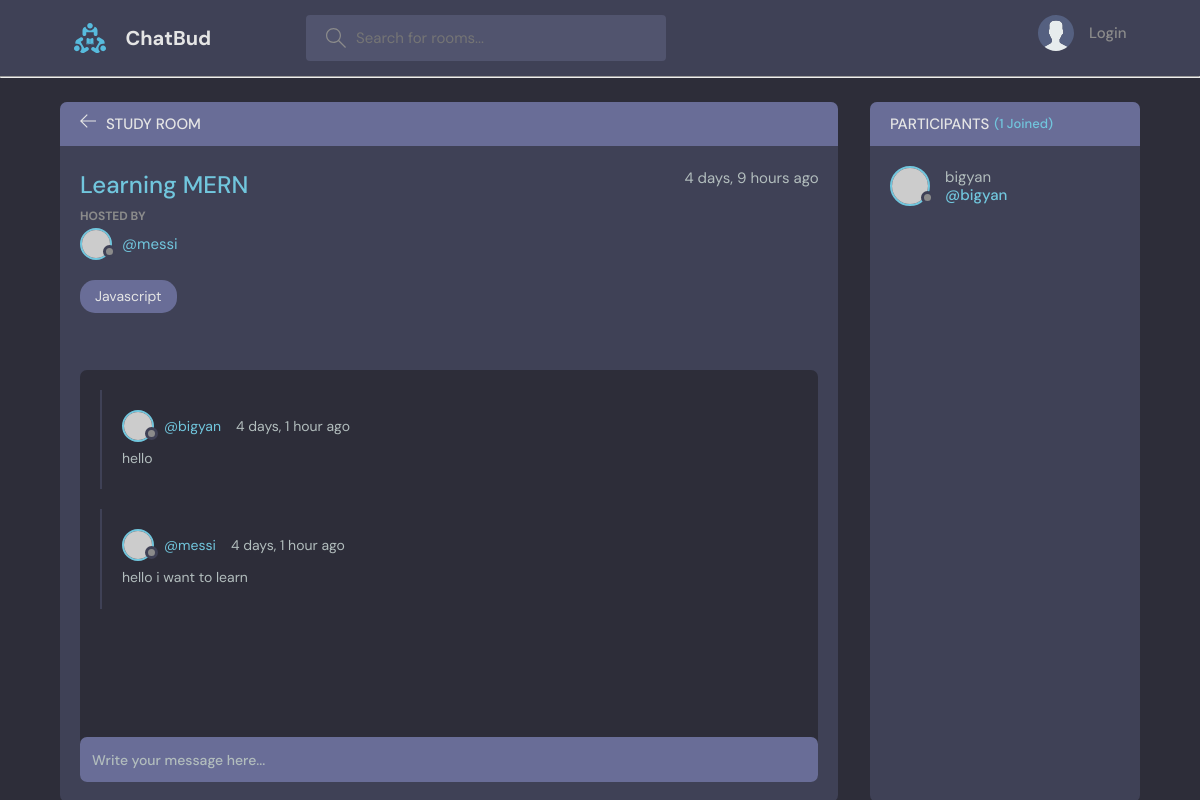
The page /room/4/ on the database its author committed.
### chatapp/models.py (models this page shows, shortened)
class Room(models.Model):
    host = models.ForeignKey(User,on_delete=models.SET_NULL,null=True)
    topic = models.ForeignKey(Topic,on_delete=models.SET_NULL,null=True)
    name = models.CharField(max_length=200)
    description = models.TextField(null=True)
    participants = models.ManyToManyField(User,related_name='participants',blank=True) # here host is already connecting with User, so we give a related name to use.
    updated = models.DateTimeField(auto_now=True) # auto_now picks the time when the new data gets updated
    created = models.DateTimeField(auto_now_add=True) # whereas, auto_now_add saves the time when the data is created, hence it stays same for a particular data.
    class Meta:
        ordering = ['-updated','-created']

class Topic(models.Model):
    name = models.CharField(max_length=200)
    def __str__(self):
        return self.name

class Message(models.Model):
    user = models.ForeignKey(User,on_delete=models.CASCADE)
    room = models.ForeignKey(Room,on_delete=models.CASCADE) #on_delete=models.CASCADE ensures that when a room is deleted then the messages gets deleted as well.
    body = models.TextField()
    updated = models.DateTimeField(auto_now=True)
    created = models.DateTimeField(auto_now_add=True)
    class Meta:
        ordering = ['-updated','-created']

### chatapp/views.py (the view, shortened to what this page needs)
# urls.py: path('room/<str:pk>/',views.room,name='room'),
def room(request,pk):
    room = Room.objects.get(id=pk)
    room_messages = room.message_set.all() #basically we are saying to give the child messages of the parent room
    participants = room.participants.all()
    context = {'room':room,'room_messages':room_messages,'participants':participants}
    return render(request,'chatapp/room.html',context)

### chatapp/templates/chatapp/room.html (shortened to what this page needs)
   {% extends 'main.html' %}
   {% block content %}
   <main class="profile-page layout layout--2">
      <div class="container">
        <div class="room">
          <div class="room__top">
            <div class="room__topLeft">
              <a href="{% url 'index' %}">
                <svg version="1.1" xmlns="http://www.w3.org/2000/svg" width="32" height="32" viewBox="0 0 32 32">
                  <title>arrow-left</title>
                  <path
                    d="M13.723 2.286l-13.723 13.714 13.719 13.714 1.616-1.611-10.96-10.96h27.625v-2.286h-27.625l10.965-10.965-1.616-1.607z"
                  ></path>
                </svg>
              </a>
              <h3>Study Room</h3>
            </div>
          </div>
          <div class="room__box scroll">
            <div class="room__header scroll">
              <div class="room__info">
                <h3>{{room.name}}</h3>
                <span>{{room.created|timesince}} ago</span>
              </div>
              <div class="room__hosted">
                <p>Hosted By</p>
                <a href="{% url 'user-profile' room.host.id%}" class="room__author">
                  <div class="avatar avatar--small">
                    <img src="https://randomuser.me/api/portraits/men/37.jpg" />
                  </div>
                  <span>@{{room.host.username}}</span>
                </a>
              </div>
              <span class="room__topics">{{room.topic}}</span>
            </div>
            <div class="room__conversation">
              <div class="threads scroll">
                {% for message in room_messages %}
                <div class="thread">
                  <div class="thread__top">
                    <div class="thread__author">
                      <a href="{% url 'user-profile' message.user.id %}" class="thread__authorInfo">
                        <div class="avatar avatar--small">
                          <img src="https://randomuser.me/api/portraits/men/37.jpg" />
                        </div>
                        <span>@{{message.user.username}}</span>
                      </a>
                      <span class="thread__date">{{message.created|timesince }} ago</span>
                    </div>
                  </div>
                  <div class="thread__details">
                    {{message.body }}
                  </div>
                </div>
                {% endfor %}
              </div>
            </div>
          </div>
          <div class="room__message">
            <form action="#"><input name="" placeholder="Write your message here..." /></form>
          </div>
        </div>
        <div class="participants">
          <h3 class="participants__top">Participants <span>({{participants.count}} Joined)</span></h3>
          <div class="participants__list scroll">
            {% for user in participants%}
            <a href="{% url 'user-profile' user.id %}" class="participant">
              <div class="avatar avatar--medium">
                <img src="https://randomuser.me/api/portraits/men/37.jpg" />
              </div>
              <p>
                {{user.username}}
                <span>@{{user.username}}</span>
              </p>
            </a>
            {% endfor %}
          </div>
        </div>
      </div>
    </main>
{% endblock %}

### rows shown on the page
Room: name "Learning MERN", created "4 days, 9 hours", host.username "messi", topic "Javascript"
Message: user.username "bigyan", created "4 days, 1 hour", body "hello"
Message: user.username "messi", created "4 days, 1 hour", body "hello i want to learn"

### other values the page prints
{{ participants.count }} "1"
{{ user.username }} "bigyan"
